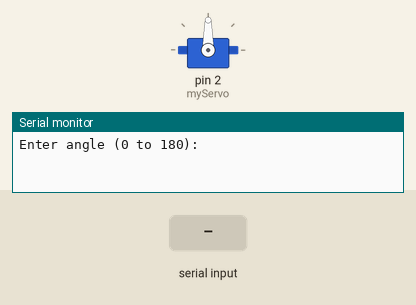
This sketch was run on a simulated Arduino Uno, built with avr-gcc and run on an emulated ATmega328P. On the bench: servo, the last lines printed to the serial monitor. The test bench sets the inputs (shaded band).

Above: at 1.2 s.
1.3 s: "30,150\n" received over Serial
At 1.6 s:
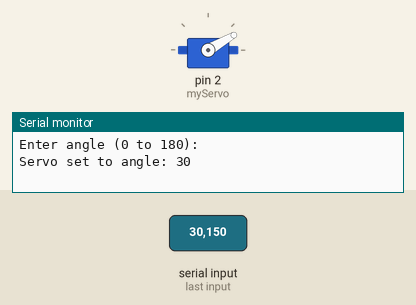
2.8 s: "5\n" received over Serial
At 3.7 s:
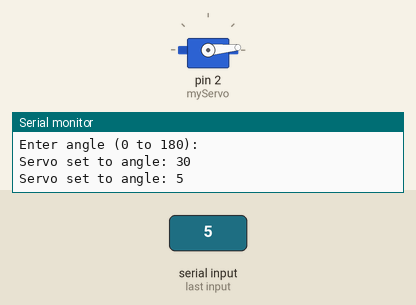
4.3 s: "90,45\n" received over Serial
At 5.0 s:
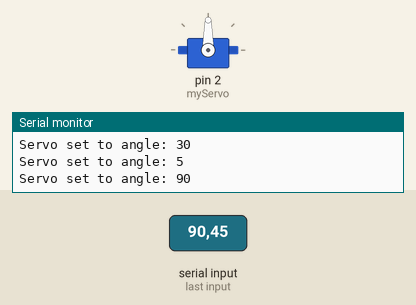
Timing chart, 0 to 7.3 s (numbered marks = the images above; inputs shaded):
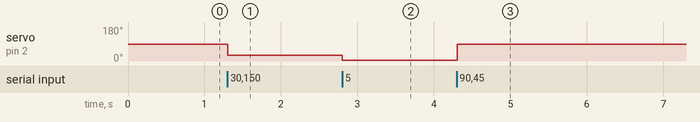

Measured:
- after the input at 1.3 s, servo on pin 2 (myServo): 90° → 30° at once
- after the input at 2.8 s, servo on pin 2 (myServo): 30° → 5° at once
- after the input at 4.3 s, servo on pin 2 (myServo): 5° → 90° at once

The sketch:

test_servo.ino
```cpp
#include <Servo.h>

Servo myServo;  // Create servo object

void setup() {
  Serial.begin(9600);      // Start Serial Monitor
  myServo.attach(2);       // Attach servo to pin D9
  Serial.println("Enter angle (0 to 180):");
}

void loop() {
  if (Serial.available() > 0) {
    String input = Serial.readStringUntil('\n');
    int angle = input.toInt();

    if (angle >= 0 && angle <= 180) {
      myServo.write(angle);
      Serial.print("Servo set to angle: ");
      Serial.println(angle);
    } else {
      Serial.println("Invalid angle. Please enter a value between 0 and 180.");
    }
  }
}
```
